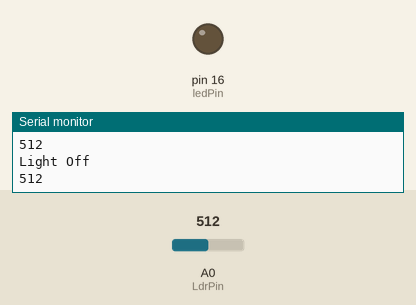
Simulated run of this sketch. Board: Arduino Uno, built with avr-gcc and run on an emulated ATmega328P. Parts: output pins drawn as LEDs (lit = HIGH), the last lines printed to the serial monitor. The inputs (shaded band) are chosen by the test bench; at power-on: A0 (LdrPin) = 512.

Above: at 1.2 s.
1.3 s: A0 (LdrPin) set to 308
4.3 s: A0 (LdrPin) set to 285
At 5.5 s:
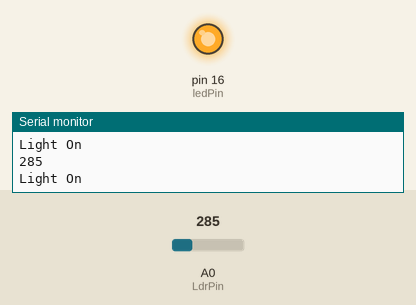
5.8 s: A0 (LdrPin) set to 306
At 6.9 s:
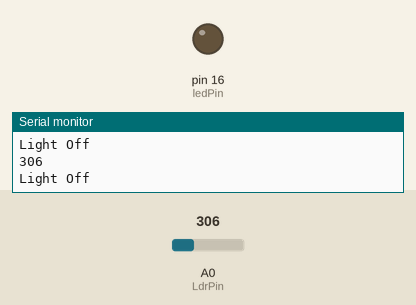
Timing chart, 0 to 8.8 s (numbered marks = the images above; inputs shaded):
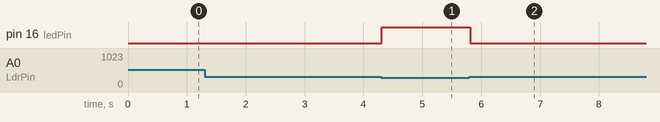

Measured:
- the behaviour switches between 300 and 299 on A0 (LdrPin) (found by bisection; images 0 and 1)
- after the input at 4.3 s, pin 16 (ledPin): LOW → HIGH at once
- after the input at 5.8 s, pin 16 (ledPin): HIGH → LOW at once

The sketch:

Ldr.ino
```cpp
int LdrPin = A0;
int ledPin=16;//D0
int sensorValue=0;
void setup()
{
  Serial.begin(9600);
  pinMode( ledPin, OUTPUT );
}
void loop()
{
  sensorValue=analogRead(LdrPin);
  Serial.println(sensorValue);
  if(sensorValue<300)
  {
    digitalWrite(ledPin, HIGH);
    Serial.println("Light On");
  }
  else
  {
    digitalWrite(ledPin, LOW);
    Serial.println("Light Off");
  }
}
```
